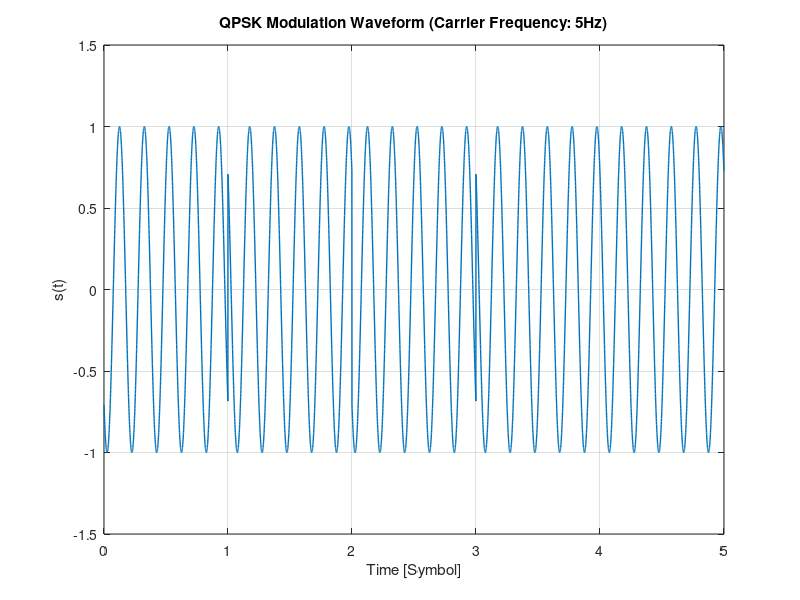

Write MATLAB code to recreate this figure. (Note: this script raises an error after producing the figure.)
%% QPSK変調波形の生成
clear; clc; close all; % 初期設定

%% 各種パラメータ
SymbolRate = 1; % シンボルレート
Fc = 5; % 搬送波周波数 (Hz)
Fs = 1000; % サンプリング周波数 (Hz)
NumSymbols = 5; % 送信シンボル数
T_symbol = 1 / SymbolRate;
t_one_symbol = 0 : 1/Fs : T_symbol - 1/Fs;

%% 情報源の生成
BitStream = randi([0, 1], 2, NumSymbols); 

%% 変調処理(QPSK)
Signal = []; % 変調信号を格納する配列
TimeAxis = []; % 時間軸を格納する配列
for k = 1:NumSymbols
    % 情報源から2bit分取り出す
    b1 = BitStream(1, k);
    b0 = BitStream(2, k);   
    % "00"のときπ/4
    if (b1 == 0 && b0 == 0)
        phi = pi/4;
        bits_str = '00';
    % "01"のとき3π/4
    elseif (b1 == 0 && b0 == 1)
        phi = 3*pi/4;    % "01"
        bits_str = '01';
    % "10"のとき5π/4
    elseif (b1 == 1 && b0 == 1)
        phi = 5*pi/4;    % "11"
        bits_str = '11';
    % "11"のとき7π/4
    else
        phi = 7*pi/4;    % "10"
        bits_str = '10';
    end    
    fprintf('Symbol%d: data sequence="%s" -> phi=%f [rad]\n', k, bits_str, phi);
    current_signal = cos(2 * pi * Fc * t_one_symbol + phi); % 搬送波s(t)の生成
    Signal = [Signal, current_signal]; % 信号の結合
    current_time = t_one_symbol + (k-1)*T_symbol; % 時間軸の結合
    TimeAxis = [TimeAxis, current_time];
end

%% 波形描画
plot(TimeAxis, Signal, 'LineWidth', 1.0);
grid on;
xlabel('Time [Symbol]');
ylabel('s(t)');
title(['QPSK Modulation Waveform (Carrier Frequency: ' num2str(Fc) 'Hz)']);
ylim([-1.5 1.5]);
for k = 1:NumSymbols-1
    xline(k * T_symbol, 'LineWidth', 1.0);
end
xticks(0:NumSymbols);
